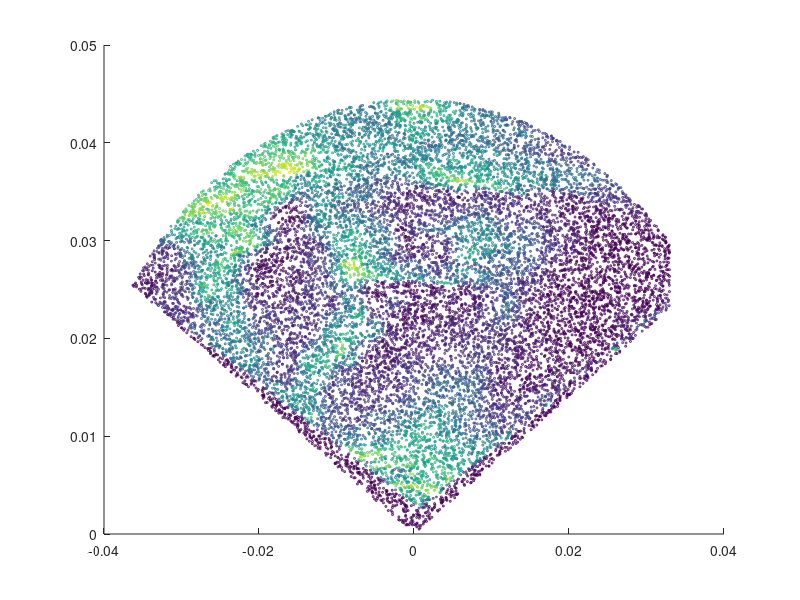

The MATLAB script that drew this image:
a = load('test_phantom_patient1_bd10.mat');
sca_x = a.sca_x;
sca_z = a.sca_z;
ampl = a.ampl;
figure
scatter(sca_x, sca_z, 2, ampl)
